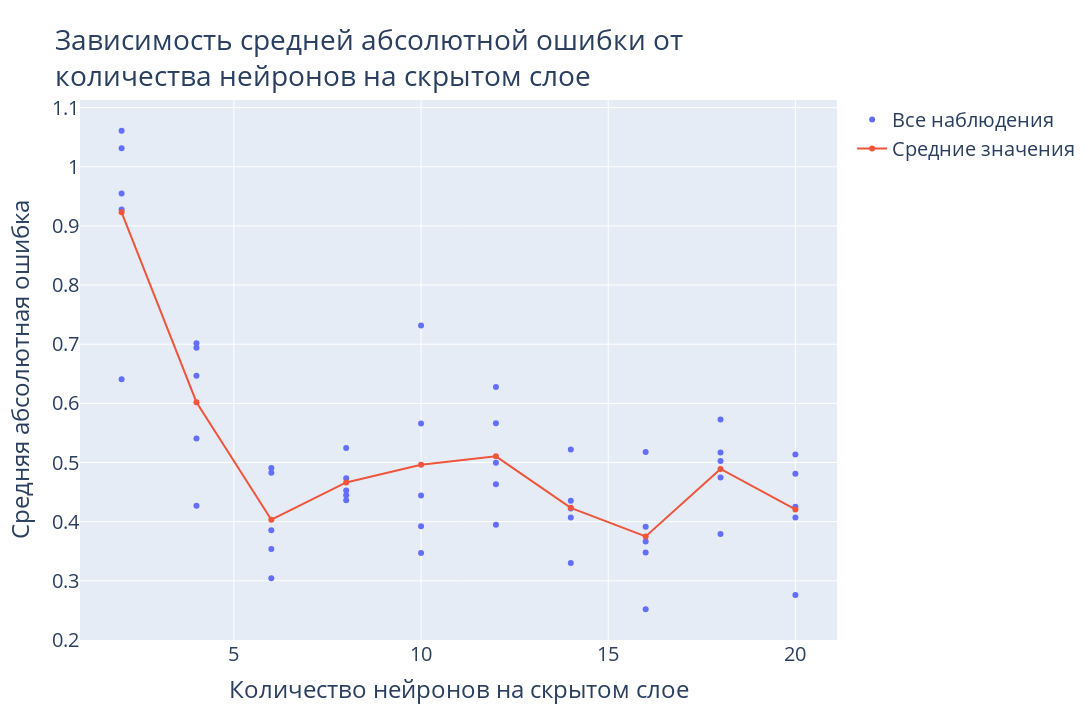

Notebook code for this chart:
### Code cell
# Plotting results for training epochs amount
fig = go.Figure()
fig.add_trace(
    go.Scatter(x=all_sizes, y=all_mapes,
               name='Все наблюдения', mode='markers')
)
fig.add_trace(
    go.Scatter(x=hidden_sizes, y=mapes_mean,
               name='Средние значения', mode='lines+markers')
)
fig.update_layout(
    title='Зависимость средней абсолютной ошибки от<br>количества нейронов на скрытом слое',
    font=dict(size=20),
    xaxis=dict(title='Количество нейронов на скрытом слое'),
    yaxis=dict(title='Средняя абсолютная ошибка'),
    width=1280,
    height=720
)
fig.show()

### Figure 1 — Plotly figure (JSON) as saved in the notebook; plotly's stock layout.template omitted (floating-point values rounded to 4 significant figures)
{"data": [{"mode": "markers", "name": "Все наблюдения", "type": "scatter", "x": [2, 2, 2, 2, 2, 4, 4, 4, 4, 4, 6, 6, 6, 6, 6, 8, 8, 8, 8, 8, 10, 10, 10, 10, 10, 12, 12, 12, 12, 12, 14, 14, 14, 14, 14, 16, 16, 16, 16, 16, 18, 18, 18, 18, 18, 20, 20, 20, 20, 20], "y": [0.9277, 1.061, 1.031, 0.955, 0.6406, 0.6938, 0.4269, 0.5405, 0.7016, 0.6467, 0.3854, 0.3044, 0.4907, 0.4827, 0.3536, 0.4361, 0.5247, 0.4528, 0.4445, 0.4732, 0.566, 0.4444, 0.7317, 0.3469, 0.3921, 0.4633, 0.5664, 0.4997, 0.6279, 0.3947, 0.522, 0.4072, 0.4355, 0.3302, 0.4222, 0.5177, 0.3476, 0.2519, 0.3916, 0.3667, 0.4745, 0.3791, 0.5168, 0.5727, 0.5026, 0.276, 0.4811, 0.4071, 0.4251, 0.5137]}, {"mode": "lines+markers", "name": "Средние значения", "type": "scatter", "x": [2, 4, 6, 8, 10, 12, 14, 16, 18, 20], "y": [0.9231, 0.6019, 0.4034, 0.4663, 0.4962, 0.5104, 0.4234, 0.3751, 0.4891, 0.4206]}], "layout": {"font": {"size": 20}, "height": 720, "title": {"text": "Зависимость средней абсолютной ошибки от<br>количества нейронов на скрытом слое"}, "width": 1280, "xaxis": {"title": {"text": "Количество нейронов на скрытом слое"}}, "yaxis": {"title": {"text": "Средняя абсолютная ошибка"}}}}
